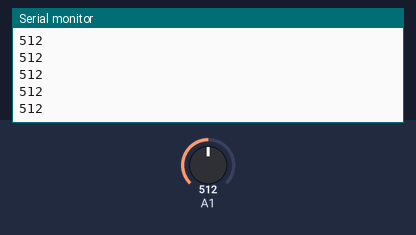
The sketch below on a simulated Arduino Uno, built with avr-gcc and run on an emulated ATmega328P. Shown: the last lines printed to the serial monitor. The inputs (shaded band) are chosen by the test bench; at power-on: A1 = 512.

Above: at 1.2 s.
1.3 s: A1 set to 716
At 1.31 s:
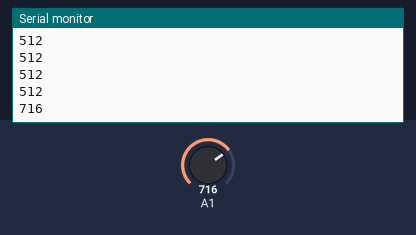
2.8 s: A1 set to 900
At 2.81 s:
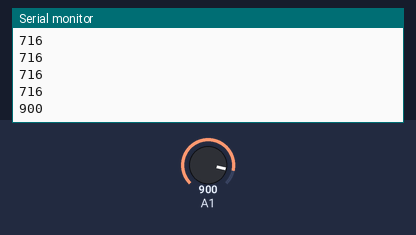
Timing chart, 0 to 5.8 s (numbered marks = the images above; inputs shaded):
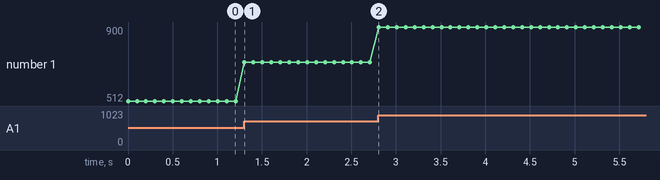

The sketch:

car_dist.ino
```cpp
int t=0;

void setup() {
Serial.begin(9600);
}

void loop() {
t=analogRead(A1);
Serial.println(t);
delay(100);
}
```

Measured:
- after the input at 1.3 s, the serial monitor: prints a new line at once (image 1)
- after the input at 2.8 s, the serial monitor: prints a new line at once (image 2)
- plotted number 1: 512 → 716 after the input at 1.3 s, 716 → 900 after the input at 2.8 s
